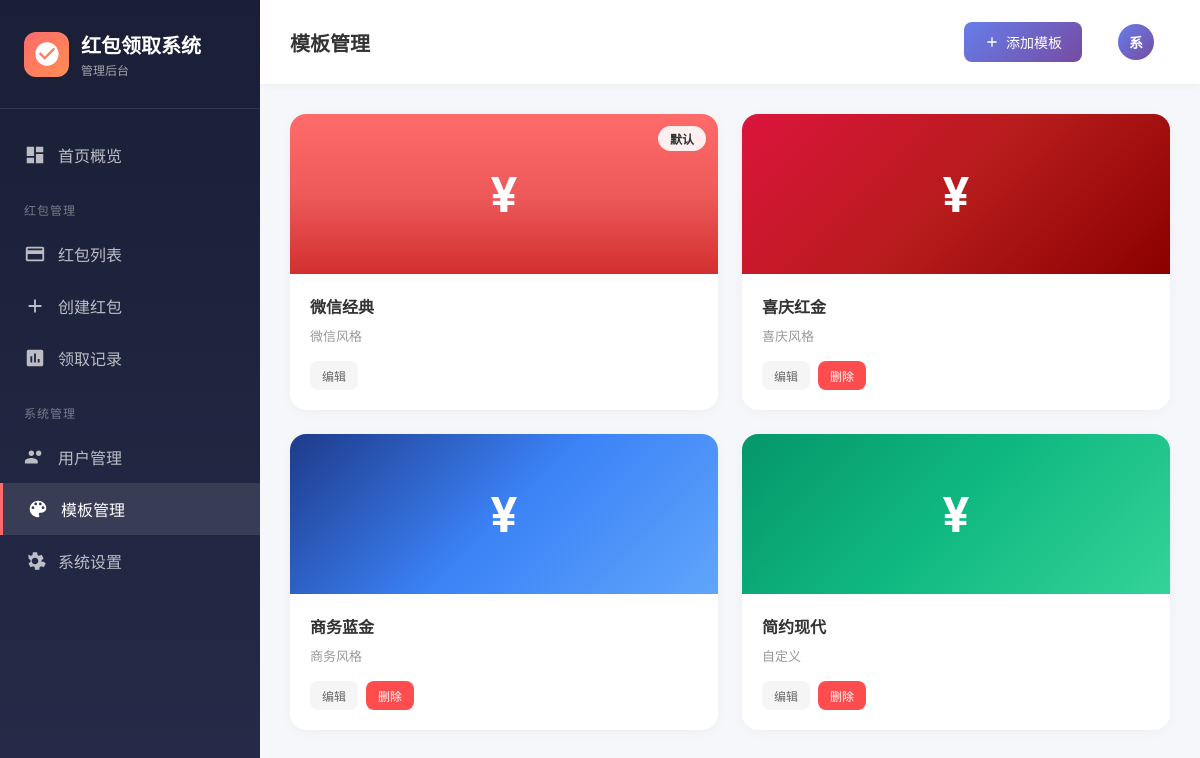
The page /admin/templates.php (signed in) on the database its author committed.
### tables this page shows
CREATE TABLE redpacket_templates (
    id INT AUTO_INCREMENT PRIMARY KEY,
    name VARCHAR(100) NOT NULL COMMENT '模板名称',
    type ENUM('wechat', 'festive', 'business', 'custom') NOT NULL DEFAULT 'wechat' COMMENT '模板类型',
    preview_image VARCHAR(255) COMMENT '预览图',
    bg_color VARCHAR(20) DEFAULT '#FF6B6B' COMMENT '背景主色',
    bg_gradient VARCHAR(100) COMMENT '背景渐变',
    title_color VARCHAR(20) DEFAULT '#FFFFFF' COMMENT '标题颜色',
    amount_color VARCHAR(20) DEFAULT '#FFD700' COMMENT '金额颜色',
    button_color VARCHAR(20) DEFAULT '#FFD700' COMMENT '按钮颜色',
    button_text VARCHAR(50) DEFAULT '立即领取' COMMENT '按钮文字',
    font_family VARCHAR(50) DEFAULT 'system' COMMENT '字体',
    custom_css TEXT COMMENT '自定义CSS',
    animation_type ENUM('none', 'bounce', 'pulse', 'shake', 'fade') DEFAULT 'bounce' COMMENT '动画效果',
    is_default TINYINT DEFAULT 0 COMMENT '是否默认模板',
    status TINYINT DEFAULT 1 COMMENT '状态：0禁用 1启用',
    created_at DATETIME NOT NULL DEFAULT CURRENT_TIMESTAMP,
    updated_at DATETIME NOT NULL DEFAULT CURRENT_TIMESTAMP ON UPDATE CURRENT_TIMESTAMP,
    INDEX idx_type (type),
    INDEX idx_status (status)
);

### includes/Database.php (called while the page is built, shortened)
<?php
class Database {
    private static $instance = null;
    private $pdo;
    private function __construct() {
        try {
            $dsn = "mysql:host=" . DB_HOST . ";dbname=" . DB_NAME . ";charset=" . DB_CHARSET;
            $options = [
                PDO::ATTR_ERRMODE => PDO::ERRMODE_EXCEPTION,
                PDO::ATTR_DEFAULT_FETCH_MODE => PDO::FETCH_ASSOC,
                PDO::ATTR_EMULATE_PREPARES => false,
            ];
            $this->pdo = new PDO($dsn, DB_USER, DB_PASS, $options);
        } catch (PDOException $e) {
            logError('Database connection failed: ' . $e->getMessage());
            throw new Exception('数据库连接失败');
        }
    }
    public static function getInstance() {
        if (self::$instance === null) {
            self::$instance = new self();
        }
        return self::$instance;
    }
    public function query($sql, $params = []) {
        try {
            $this->stmt = $this->pdo->prepare($sql);
            $this->stmt->execute($params);
            return $this->stmt;
        } catch (PDOException $e) {
            logError('Query failed: ' . $e->getMessage(), ['sql' => $sql, 'params' => $params]);
            throw new Exception('查询执行失败');
        }
    }
    public function fetchAll($sql, $params = []) {
        $stmt = $this->query($sql, $params);
        return $stmt->fetchAll();
    }
}

### admin/templates.php (the view, shortened to what this page needs)
<?php
$db = Database::getInstance();
$templates = $db->fetchAll("SELECT * FROM redpacket_templates ORDER BY is_default DESC, id ASC");
?>
<!DOCTYPE html>
<html lang="zh-CN">
<head>
</head>
<body>
    <aside class="sidebar">
        <div class="sidebar-header">
            <div class="logo">
                <div class="logo-icon">
                    <svg viewBox="0 0 24 24"><path d="M12 2C6.48 2 2 6.48 2 12s4.48 10 10 10 10-4.48 10-10S17.52 2 12 2zm-2 15l-5-5 1.41-1.41L10 14.17l7.59-7.59L19 8l-9 9z"/></svg>
                </div>
                <div>
                    <div class="logo-text"><?php echo SITE_NAME; ?></div>
                    <div class="logo-subtext">管理后台</div>
                </div>
            </div>
        </div>
        <nav class="nav-menu">
            <a href="/admin/" class="nav-item">
                <svg viewBox="0 0 24 24"><path d="M3 13h8V3H3v10zm0 8h8v-6H3v6zm10 0h8V11h-8v10zm0-18v6h8V3h-8z"/></svg>
                首页概览
            </a>
            <div class="nav-section-title">红包管理</div>
            <a href="/admin/redpackets.php" class="nav-item">
                <svg viewBox="0 0 24 24"><path d="M20 4H4c-1.11 0-1.99.89-1.99 2L2 18c0 1.11.89 2 2 2h16c1.11 0 2-.89 2-2V6c0-1.11-.89-2-2-2zm0 14H4v-6h16v6zm0-10H4V6h16v2z"/></svg>
                红包列表
            </a>
            <a href="/admin/redpacket_create.php" class="nav-item">
                <svg viewBox="0 0 24 24"><path d="M19 13h-6v6h-2v-6H5v-2h6V5h2v6h6v2z"/></svg>
                创建红包
            </a>
            <a href="/admin/claims.php" class="nav-item">
                <svg viewBox="0 0 24 24"><path d="M19 3H5c-1.1 0-2 .9-2 2v14c0 1.1.9 2 2 2h14c1.1 0 2-.9 2-2V5c0-1.1-.9-2-2-2zM9 17H7v-7h2v7zm4 0h-2V7h2v10zm4 0h-2v-4h2v4z"/></svg>
                领取记录
            </a>
            <div class="nav-section-title">系统管理</div>
            <a href="/admin/users.php" class="nav-item">
                <svg viewBox="0 0 24 24"><path d="M16 11c1.66 0 2.99-1.34 2.99-3S17.66 5 16 5c-1.66 0-3 1.34-3 3s1.34 3 3 3zm-8 0c1.66 0 2.99-1.34 2.99-3S9.66 5 8 5C6.34 5 5 6.34 5 8s1.34 3 3 3zm0 2c-2.33 0-7 1.17-7 3.5V19h14v-2.5c0-2.33-4.67-3.5-7-3.5z"/></svg>
                用户管理
            </a>
            <a href="/admin/templates.php" class="nav-item active">
                模板管理
            </a>
            <a href="/admin/settings.php" class="nav-item">
                系统设置
            </a>
        </nav>
    </aside>
    <main class="main-content">
        <header class="topbar">
            <h1 class="topbar-title">模板管理</h1>
            <div class="topbar-right">
                <button class="btn btn-primary" onclick="openModal()">
                    <svg width="16" height="16" viewBox="0 0 24 24" fill="currentColor"><path d="M19 13h-6v6h-2v-6H5v-2h6V5h2v6h6v2z"/></svg>
                    添加模板
                </button>
                <div class="user-info" onclick="logout()">
                    <div class="user-avatar"><?php echo mb_substr($_SESSION['user_realname'], 0, 1); ?></div>
                </div>
            </div>
        </header>
        <div class="content">
            <div class="template-grid">
                <?php foreach ($templates as $template): ?>
                <div class="template-card">
                    <div class="template-preview" style="background: <?php echo $template['bg_gradient'] ?: $template['bg_color']; ?>">
                        ¥
                        <?php if ($template['is_default']): ?>
                        <span class="template-badge">默认</span>
                        <?php endif; ?>
                    </div>
                    <div class="template-info">
                        <div class="template-name"><?php echo htmlspecialchars($template['name']); ?></div>
                        <div class="template-type">
                            <?php
                            $typeText = ['wechat' => '微信风格', 'festive' => '喜庆风格', 'business' => '商务风格', 'custom' => '自定义'];
                            echo $typeText[$template['type']] ?? $template['type'];
                            ?>
                        </div>
                        <div class="template-actions">
                            <button class="btn btn-secondary btn-sm" onclick="editTemplate(<?php echo $template['id']; ?>)">编辑</button>
                            <?php if (!$template['is_default']): ?>
                            <button class="btn btn-danger btn-sm" onclick="deleteTemplate(<?php echo $template['id']; ?>)">删除</button>
                            <?php endif; ?>
                        </div>
                    </div>
                </div>
                <?php endforeach; ?>
            </div>
        </div>
    </main>
</body>
</html>

### admin/templates.php (style rules this page uses)
* { margin: 0; padding: 0; box-sizing: border-box; }
body { font-family: -apple-system, BlinkMacSystemFont, 'Segoe UI', 'PingFang SC', 'Hiragino Sans GB', 'Microsoft YaHei', sans-serif; background: #f5f7fa; min-height: 100vh; }
.sidebar { position: fixed; left: 0; top: 0; bottom: 0; width: 260px; background: linear-gradient(180deg, #1a1f37 0%, #252b48 100%); color: white; z-index: 100; overflow-y: auto; }
.sidebar-header { padding: 30px 24px; border-bottom: 1px solid rgba(255,255,255,0.1); }
.sidebar-header .logo { display: flex; align-items: center; gap: 12px; }
.sidebar-header .logo-icon { width: 45px; height: 45px; background: linear-gradient(135deg, #FF6B6B 0%, #FF8E53 100%); border-radius: 12px; display: flex; align-items: center; justify-content: center; }
.sidebar-header .logo-icon svg { width: 28px; height: 28px; fill: white; }
.sidebar-header .logo-text { font-size: 20px; font-weight: 700; }
.sidebar-header .logo-subtext { font-size: 12px; color: rgba(255,255,255,0.6); margin-top: 2px; }
.nav-menu { padding: 20px 0; }
.nav-item { display: flex; align-items: center; padding: 14px 24px; color: rgba(255,255,255,0.7); text-decoration: none; transition: all 0.3s; cursor: pointer; }
.nav-item:hover, .nav-item.active { background: rgba(255,255,255,0.1); color: white; }
.nav-item.active { border-left: 3px solid #FF6B6B; }
.nav-item svg { width: 22px; height: 22px; margin-right: 12px; fill: currentColor; }
.nav-section-title { padding: 20px 24px 10px; font-size: 12px; color: rgba(255,255,255,0.4); text-transform: uppercase; letter-spacing: 1px; }
.main-content { margin-left: 260px; min-height: 100vh; }
.topbar { background: white; padding: 16px 30px; display: flex; justify-content: space-between; align-items: center; box-shadow: 0 2px 8px rgba(0,0,0,0.04); position: sticky; top: 0; z-index: 99; }
.topbar-title { font-size: 20px; font-weight: 600; color: #333; }
.topbar-right { display: flex; align-items: center; gap: 20px; }
.user-info { display: flex; align-items: center; gap: 10px; cursor: pointer; padding: 8px 16px; border-radius: 8px; transition: background 0.3s; }
.user-avatar { width: 36px; height: 36px; border-radius: 50%; background: linear-gradient(135deg, #667eea 0%, #764ba2 100%); display: flex; align-items: center; justify-content: center; color: white; font-weight: 600; font-size: 14px; }
.content { padding: 30px; }
.btn { padding: 10px 20px; border-radius: 8px; font-size: 14px; font-weight: 500; cursor: pointer; border: none; transition: all 0.3s; text-decoration: none; display: inline-flex; align-items: center; gap: 6px; }
.btn-primary { background: linear-gradient(135deg, #667eea 0%, #764ba2 100%); color: white; }
.btn-secondary { background: #f5f5f5; color: #666; }
.btn-danger { background: #ff4d4f; color: white; }
.btn-sm { padding: 6px 12px; font-size: 12px; }
.template-grid { display: grid; grid-template-columns: repeat(auto-fill, minmax(280px, 1fr)); gap: 24px; }
.template-card { background: white; border-radius: 16px; overflow: hidden; box-shadow: 0 2px 12px rgba(0,0,0,0.04); transition: all 0.3s; }
.template-preview { height: 160px; display: flex; align-items: center; justify-content: center; color: white; font-size: 48px; font-weight: 700; position: relative; }
.template-badge { position: absolute; top: 12px; right: 12px; background: rgba(255,255,255,0.9); color: #333; padding: 4px 12px; border-radius: 20px; font-size: 12px; font-weight: 600; }
.template-info { padding: 20px; }
.template-name { font-size: 16px; font-weight: 600; color: #333; margin-bottom: 8px; }
.template-type { font-size: 13px; color: #999; margin-bottom: 16px; }
.template-actions { display: flex; gap: 8px; }

### rows shown on the page
redpacket_templates: is_default "默认", name "微信经典", type "微信风格"
redpacket_templates: name "喜庆红金", type "喜庆风格"
redpacket_templates: name "商务蓝金", type "商务风格"
redpacket_templates: name "简约现代", type "自定义"

### other values the page prints
SITE_NAME "红包领取系统"
mb_substr($_SESSION['user_realname'], 0, 1) "系"
